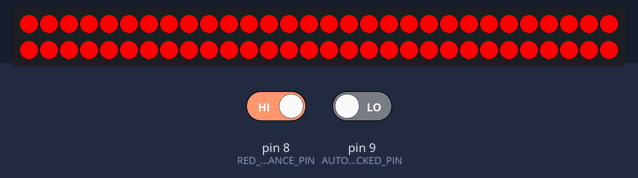
A sketch run on a simulated Arduino Uno, built with avr-gcc and run on an emulated ATmega328P. Shown: 60 RGB LEDs in strip order, left to right, continuing on the next row. The inputs (shaded band) are chosen by the test bench; at power-on: pin 9 (AUTO_AIM_LOCKED_PIN) LOW, pin 8 (RED_ALLIANCE_PIN) HIGH.

Above: at 1.2 s.
1.3 s: pin 9 (AUTO_AIM_LOCKED_PIN) driven HIGH
4.3 s: pin 8 (RED_ALLIANCE_PIN) driven LOW
At 4.71 s:
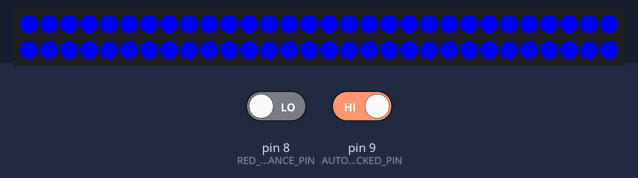
7.3 s: pin 8 (RED_ALLIANCE_PIN) driven HIGH
At 7.75 s:
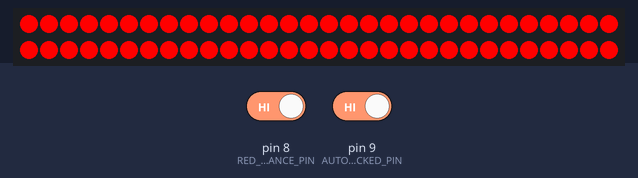
10.1 s: pin 9 (AUTO_AIM_LOCKED_PIN) driven LOW
Timing chart, 0 to 12.6 s (numbered marks = the images above; inputs shaded):
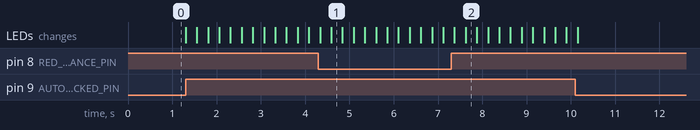

The sketch:

official_led.ino
```cpp
#include <Adafruit_NeoPixel.h>
#define LEFT_SHOOTER_PIN 4
#define RIGHT_SHOOTER_PIN 5
#define LEFT_INDEX_PIN 6
#define RIGHT_INDEX_PIN 7
#define RED_ALLIANCE_PIN 8
#define AUTO_AIM_LOCKED_PIN 9
#define NUM_PIXELS 60
#define FLASH_DELAY 250

Adafruit_NeoPixel leftShooter(NUM_PIXELS, LEFT_SHOOTER_PIN, NEO_GRB + NEO_KHZ800);
Adafruit_NeoPixel rightShooter(NUM_PIXELS, RIGHT_SHOOTER_PIN, NEO_GRB + NEO_KHZ800);
Adafruit_NeoPixel leftIndex(NUM_PIXELS, LEFT_INDEX_PIN, NEO_GRB + NEO_KHZ800);
Adafruit_NeoPixel rightIndex(NUM_PIXELS, RIGHT_INDEX_PIN, NEO_GRB + NEO_KHZ800);

void setup() {
  leftShooter.begin();
}

void loop() {
  if(digitalRead(RED_ALLIANCE_PIN) == LOW) {
    // Blue Alliance
    if(digitalRead(AUTO_AIM_LOCKED_PIN) == HIGH) {
      // Auto aim is locked
      leftShooter.clear();
      leftShooter.show();
      delay(FLASH_DELAY);
      for(int i = 0; i < NUM_PIXELS; i++) {
        leftShooter.setPixelColor(i, leftShooter.Color(0,0,255));
      }
      leftShooter.show();
      delay(FLASH_DELAY);
    } else {
      for(int i = 0; i < NUM_PIXELS; i++) {
        leftShooter.setPixelColor(i, leftShooter.Color(0,0,255));
      }
      leftShooter.show();
    }
  } else {
    if(digitalRead(AUTO_AIM_LOCKED_PIN) == HIGH) {
      // Auto aim is locked
      leftShooter.clear();
      leftShooter.show();
      delay(FLASH_DELAY);
      for(int i = 0; i < NUM_PIXELS; i++) {
        leftShooter.setPixelColor(i, leftShooter.Color(255,0,0));
      }
      leftShooter.show();
      delay(FLASH_DELAY);
    } else {
      for(int i = 0; i < NUM_PIXELS; i++) {
        leftShooter.setPixelColor(i, leftShooter.Color(255,0,0));
      }
      leftShooter.show();
  }
}
}
```

Measured:
- after the input at 4.3 s, the LEDs: first differ from a run without the input after 0.29 s (image 1)
- after the input at 7.3 s, the LEDs: first differ from a run without the input after 0.32 s (image 2)
